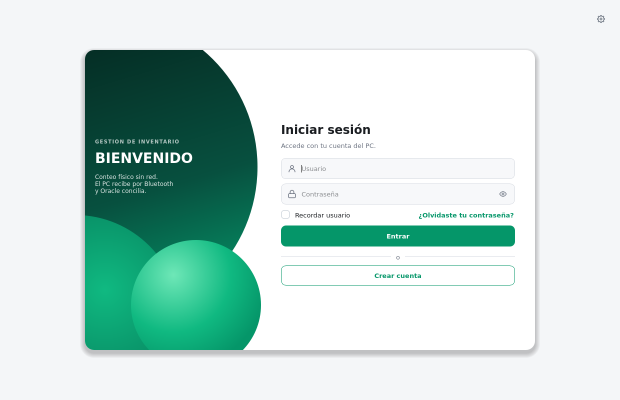
#> input picture docs/documentacion/capturas/aplicacion/acceso/01_acceso.png, 1240 x 800 px, given in place of 01-acceso-entrar.png, which was not available (shown at 1/2 size)
$ python preparar_capturas_movil.py
#> lines starting #> are read from the running program, lines starting #| are printed output that depends on the picture
"""Copia las capturas de la APK generadas por CapturasTest (Compose + Robolectric nativo, 1080×2340) y arma montajes de
3×2 pantallas para el documento. Son renderizados del código real de la app con datos de ejemplo, NO fotografías de un
teléfono físico (en este equipo no hay un teléfono conectado: `adb devices` está vacío). Uso: sin argumentos, desde la raíz."""
import shutil
from pathlib import Path

from PIL import Image, ImageDraw, ImageFont

ORIGEN = Path("mobile/app/build/capturas")
DESTINO = Path("docs/documentacion/capturas/movil")
(DESTINO / "originales").mkdir(parents=True, exist_ok=True)
for p in sorted(ORIGEN.glob("*.png")):
    shutil.copy(p, DESTINO / "originales" / p.name)

F = ImageFont.truetype("/usr/share/fonts/TTF/DejaVuSans.ttf", 30)
MONTAJES = {
    "movil_montaje_1_acceso": ["01-acceso-entrar", "02-acceso-crear-cuenta", "03-acceso-recuperar",
                                "04-acceso-clave-incorrecta", "05-acceso-bienvenida", "26-estado-cuenta"],
    "movil_montaje_2_captura": ["06-inicio", "08-catalogo", "09-contar", "10-contar-sku-desconocido",
                                 "12-contado-aqui", "13-pendientes"],
    "movil_montaje_3_sincronizacion": ["15-sincronizar-buscar", "16-sincronizar-conectando", "17-sincronizar-enviando",
                                        "18-sincronizar-listo", "19-sincronizar-pc-ocupado", "20-sincronizar-sin-conexion"],
    "movil_montaje_4_apariencia": ["14-notificaciones", "21-mi-cuenta", "25-foto-editor",
                                    "22-inicio-oscuro", "23-contar-oscuro", "24-acceso-oscuro"],
}
ROTULOS = {
    "01-acceso-entrar": "Acceso", "02-acceso-crear-cuenta": "Crear cuenta", "03-acceso-recuperar": "Recuperar contraseña",
    "04-acceso-clave-incorrecta": "Error de acceso", "05-acceso-bienvenida": "Bienvenida", "26-estado-cuenta": "Cuenta pendiente",
    "06-inicio": "Inicio", "08-catalogo": "Catálogo", "09-contar": "Contar", "10-contar-sku-desconocido": "SKU fuera del catálogo",
    "12-contado-aqui": "Contado", "13-pendientes": "Pendientes",
    "15-sincronizar-buscar": "Buscando el PC", "16-sincronizar-conectando": "Conectando", "17-sincronizar-enviando": "Enviando lecturas",
    "18-sincronizar-listo": "Listo", "19-sincronizar-pc-ocupado": "PC ocupado", "20-sincronizar-sin-conexion": "Sin conexión",
    "14-notificaciones": "Notificaciones", "21-mi-cuenta": "Mi cuenta", "25-foto-editor": "Editor de foto",
    "22-inicio-oscuro": "Inicio (oscuro)", "23-contar-oscuro": "Contar (oscuro)", "24-acceso-oscuro": "Acceso (oscuro)",
}
PW, PH, GAP, ETI = 540, 1170, 24, 50
for nombre, partes in MONTAJES.items():
    hoja = Image.new("RGB", (3 * PW + 4 * GAP, 2 * (PH + ETI) + 3 * GAP), "white")
#> hoja: PIL image 1716x2512 RGB; every value is 255
    d = ImageDraw.Draw(hoja)
    for i, p in enumerate(partes):
        im = Image.open(ORIGEN / f"{p}.png").convert("RGB").resize((PW, PH), Image.LANCZOS)
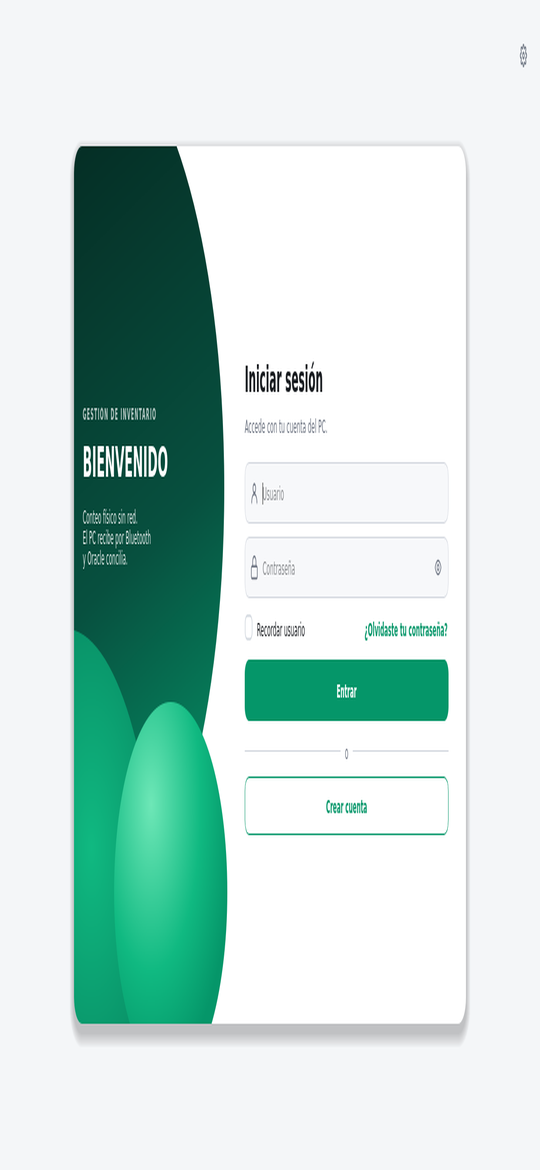
#> im: PIL image 540x1170 RGB; mean R, G, B 196.2, 219.9, 214.2
        x = GAP + (i % 3) * (PW + GAP)
        y = GAP + (i // 3) * (PH + ETI + GAP)
        d.text((x, y), ROTULOS[p], font=F, fill="black")
        hoja.paste(im, (x, y + ETI))
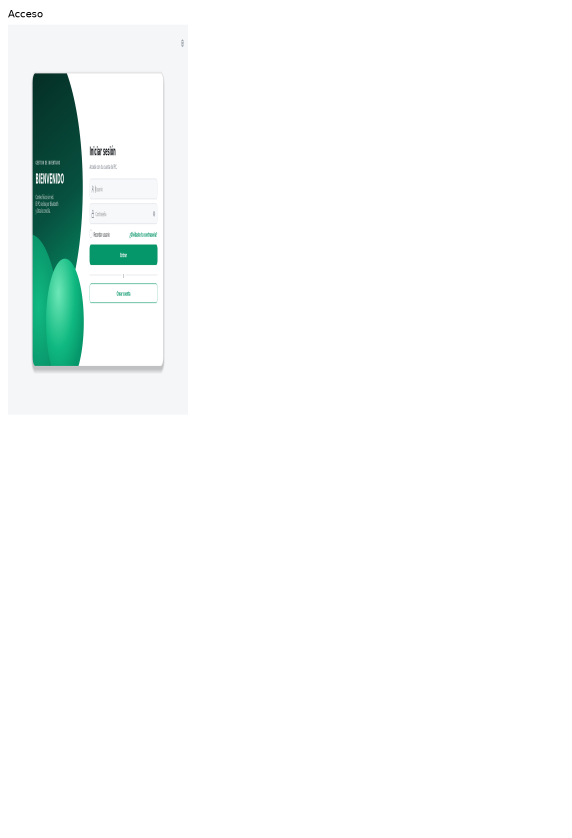
#> hoja: PIL image 1716x2512 RGB (shown at 1/3 size); mean R, G, B 246.3, 249.8, 249
#> (the run stopped early here; a loop or call above may not have finished)

$ run again, on docs/documentacion/capturas/aplicacion/pantalla_principal/dashboard_estado_de_carga.png
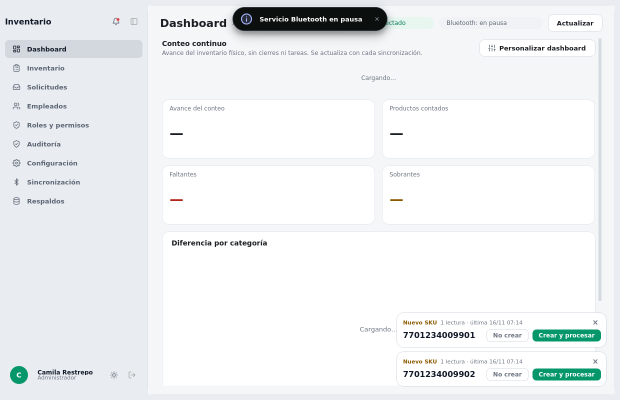
#> input picture docs/documentacion/capturas/aplicacion/pantalla_principal/dashboard_estado_de_carga.png, 1240 x 800 px, given in place of 01-acceso-entrar.png, which was not available (shown at 1/2 size)
#> `im = Image.open(ORIGEN / f"{p}.png").convert("RGB").resize((PW, PH), I..`:
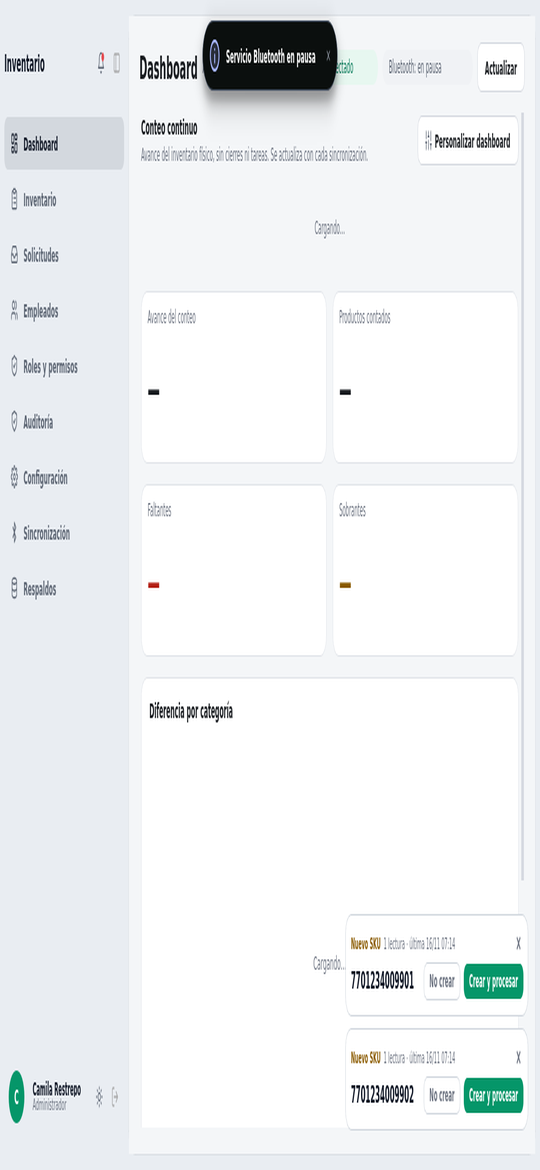
#> im: PIL image 540x1170 RGB; mean R, G, B 237.8, 240.5, 242.1
#> `hoja.paste(im, (x, y + ETI))`:
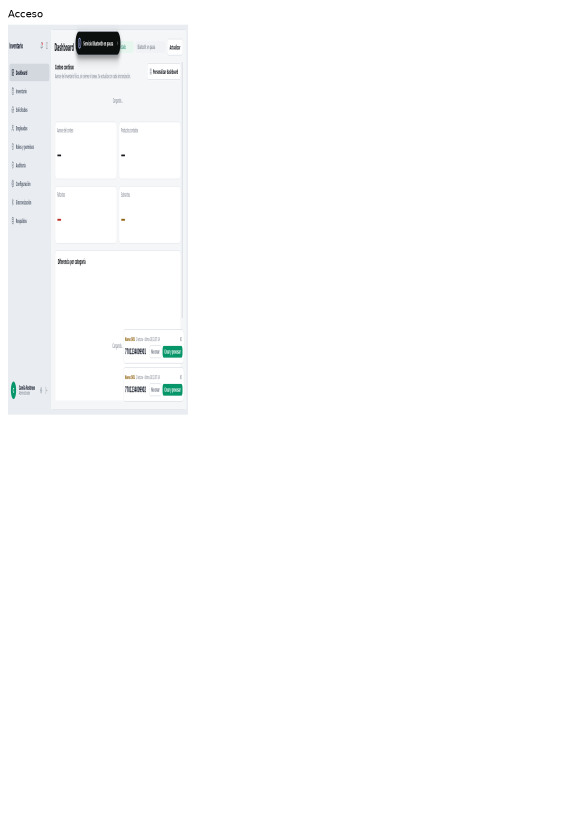
#> hoja: PIL image 1716x2512 RGB (shown at 1/3 size); mean R, G, B 252.4, 252.8, 253.1

$ run again, on docs/documentacion/capturas/aplicacion/pantalla_principal/inventario_tras_reconstruir_vistas.png
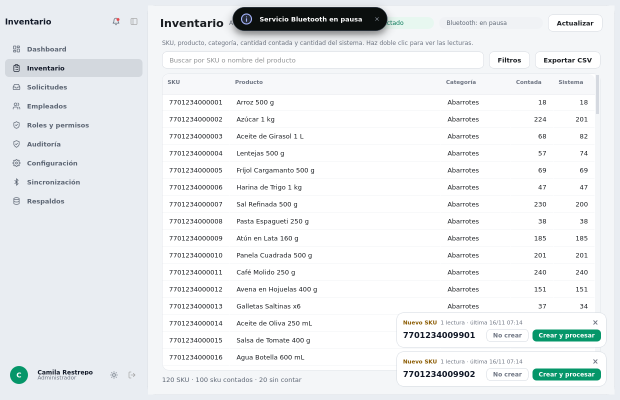
#> input picture docs/documentacion/capturas/aplicacion/pantalla_principal/inventario_tras_reconstruir_vistas.png, 1240 x 800 px, given in place of 01-acceso-entrar.png, which was not available (shown at 1/2 size)
#> `im = Image.open(ORIGEN / f"{p}.png").convert("RGB").resize((PW, PH), I..`:
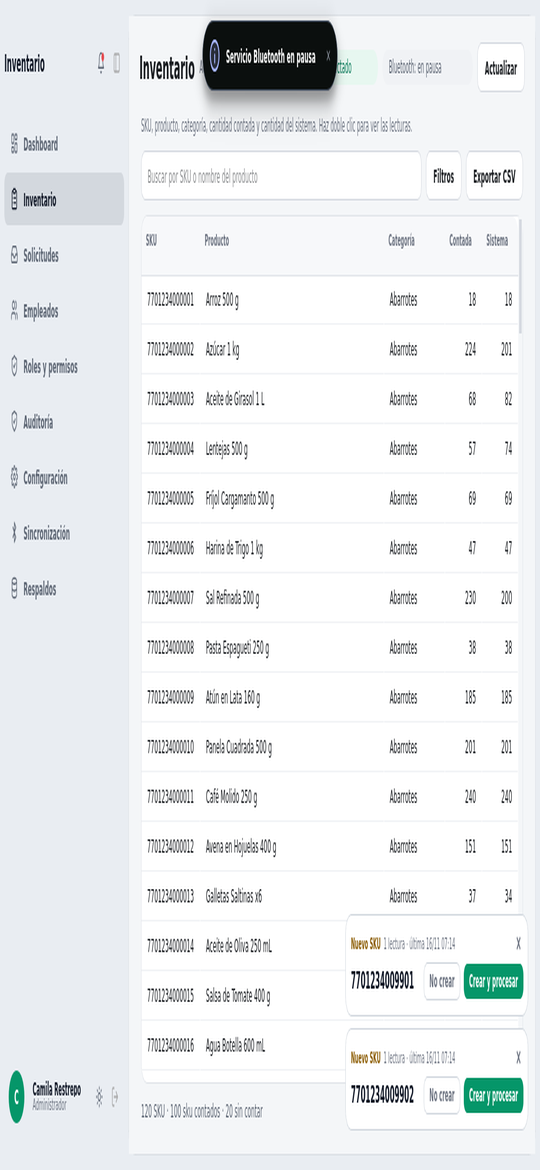
#> im: PIL image 540x1170 RGB; mean R, G, B 235.3, 237.9, 239.6
#> `hoja.paste(im, (x, y + ETI))`:
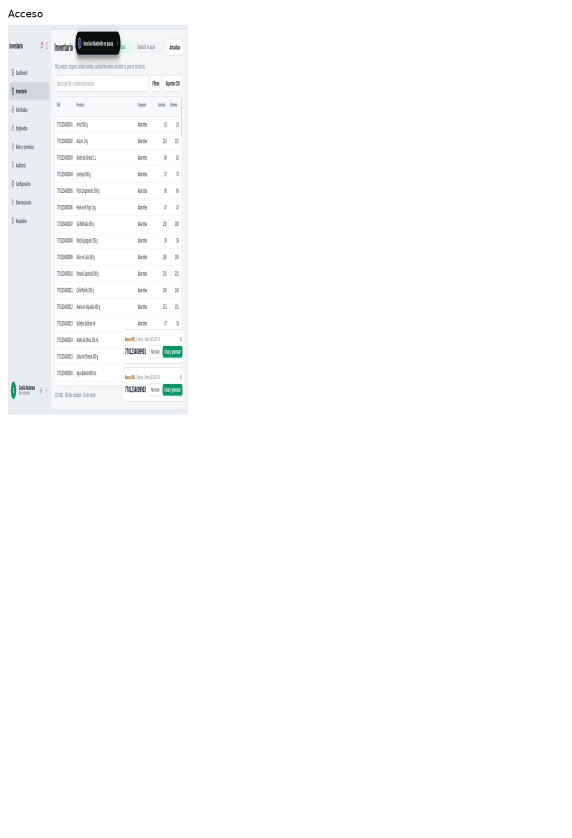
#> hoja: PIL image 1716x2512 RGB (shown at 1/3 size); mean R, G, B 252.1, 252.5, 252.7

$ run again, on docs/documentacion/capturas/aplicacion/resoluciones/dashboard_1920x1080.png
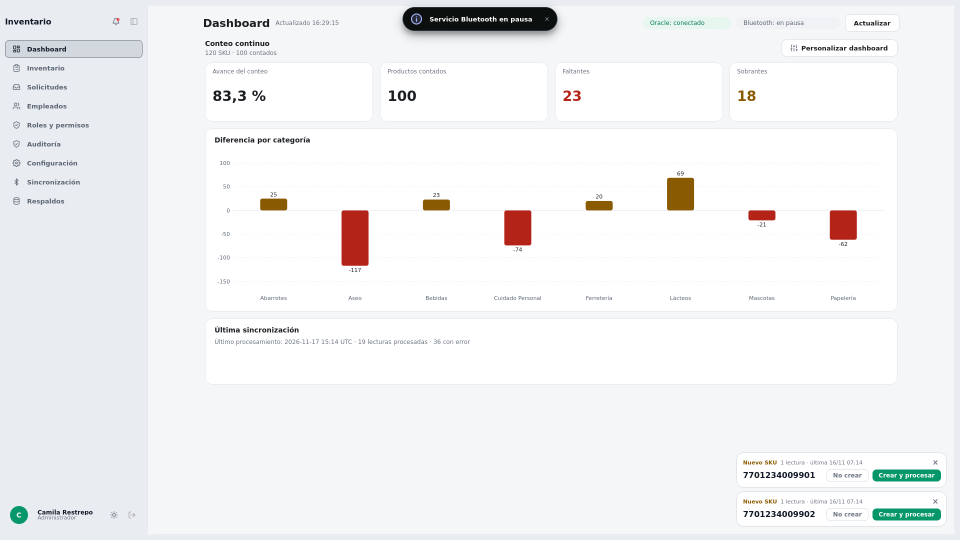
#> input picture docs/documentacion/capturas/aplicacion/resoluciones/dashboard_1920x1080.png, 1920 x 1080 px, given in place of 01-acceso-entrar.png, which was not available (shown at 1/2 size)
#> `im = Image.open(ORIGEN / f"{p}.png").convert("RGB").resize((PW, PH), I..`:
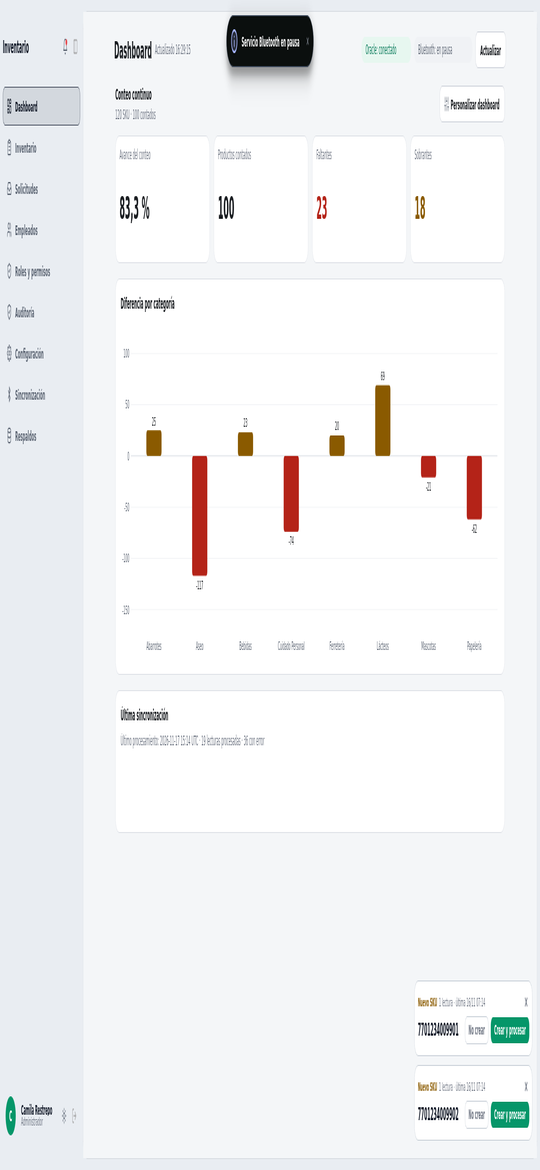
#> im: PIL image 540x1170 RGB; mean R, G, B 241.4, 242.2, 243.4
#> `hoja.paste(im, (x, y + ETI))`:
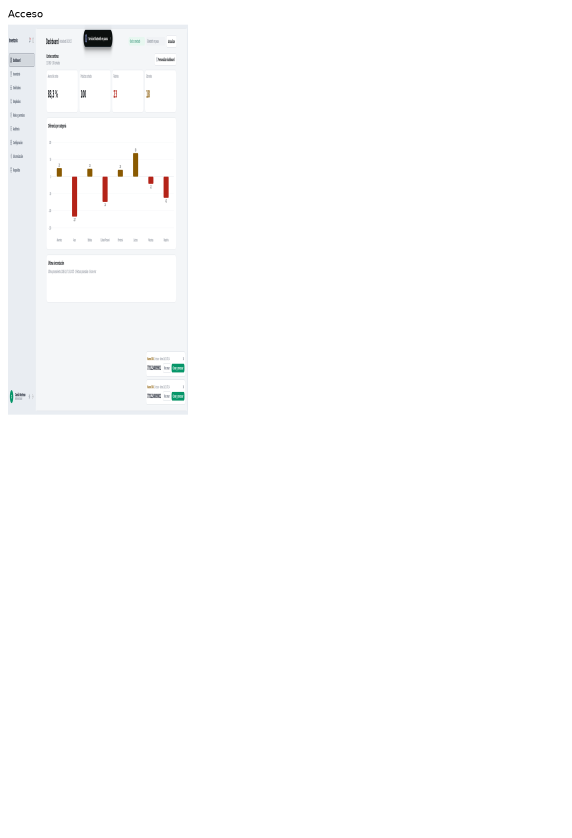
#> hoja: PIL image 1716x2512 RGB (shown at 1/3 size); mean R, G, B 253, 253.1, 253.3
